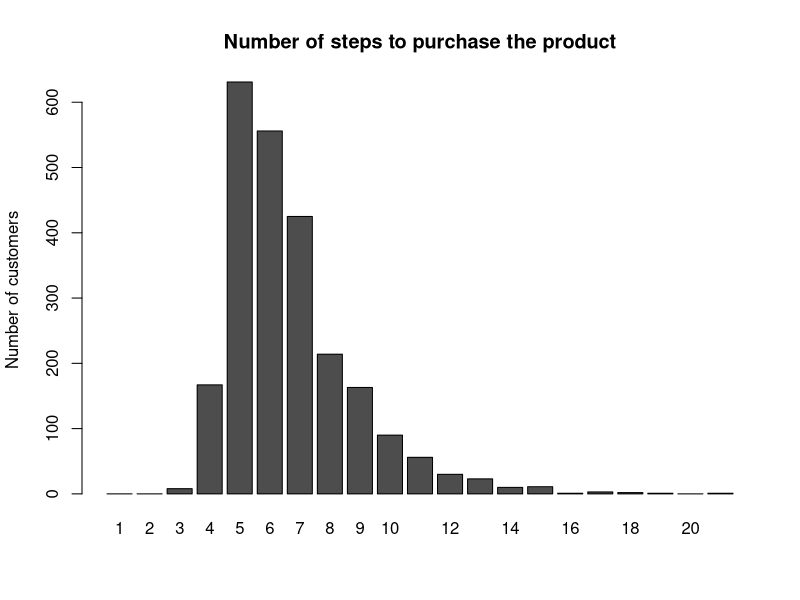
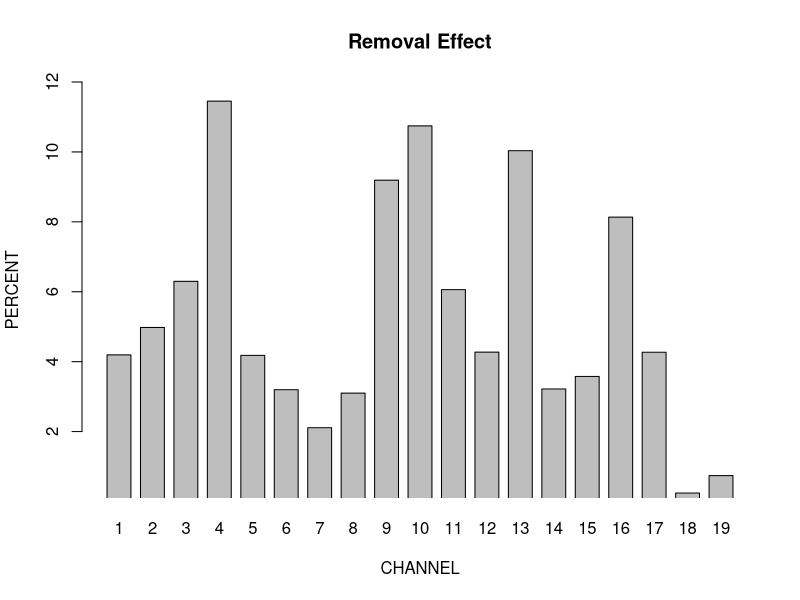
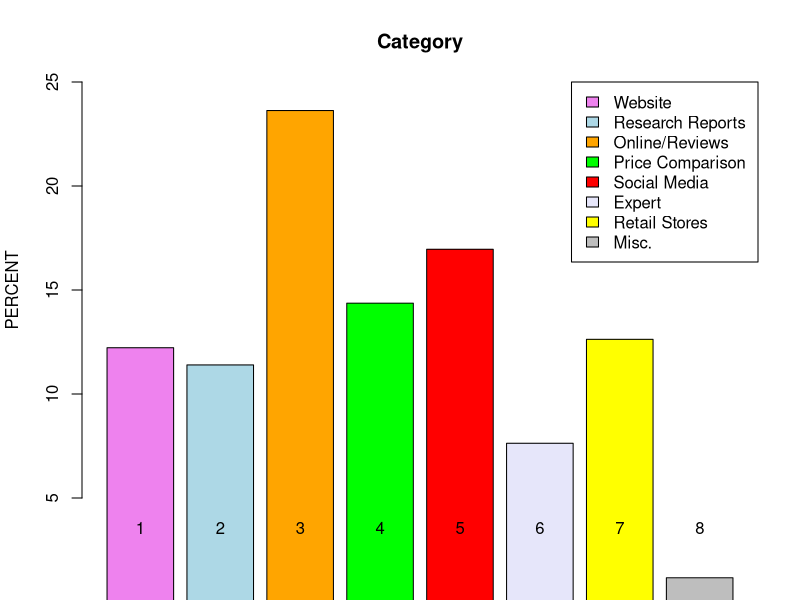
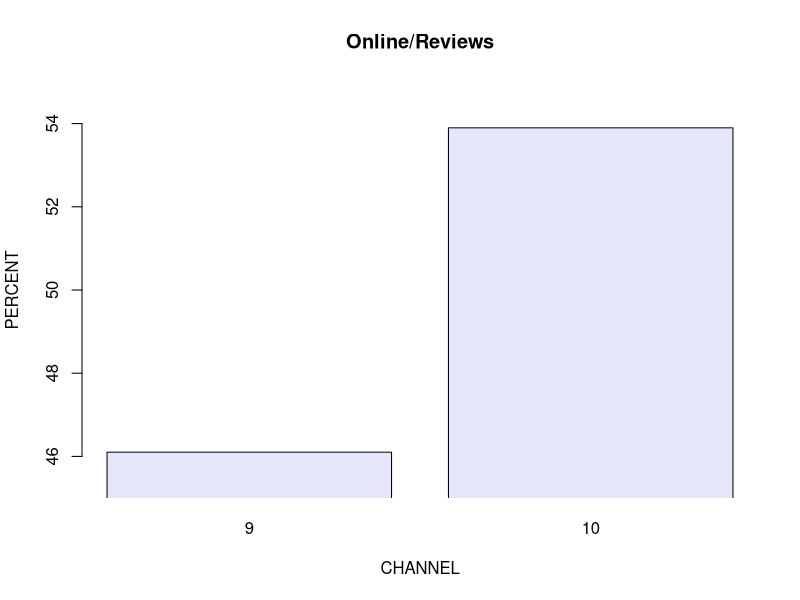
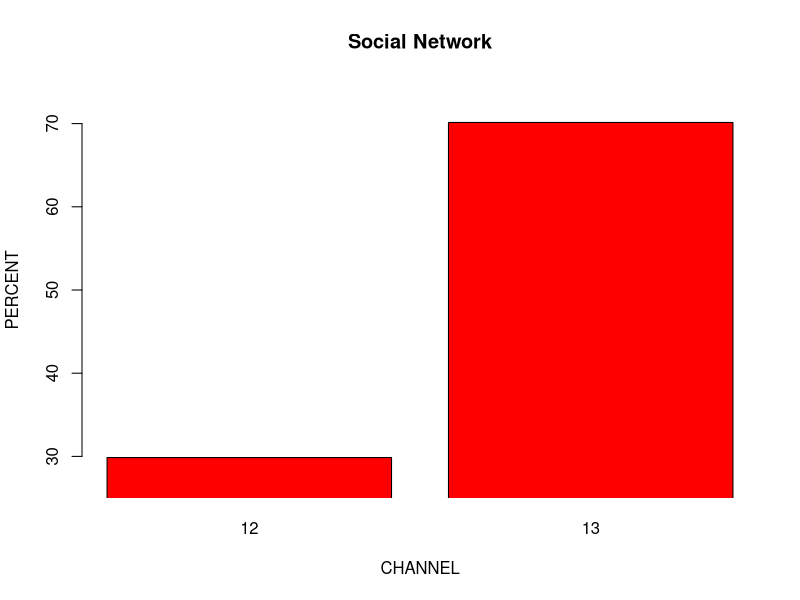
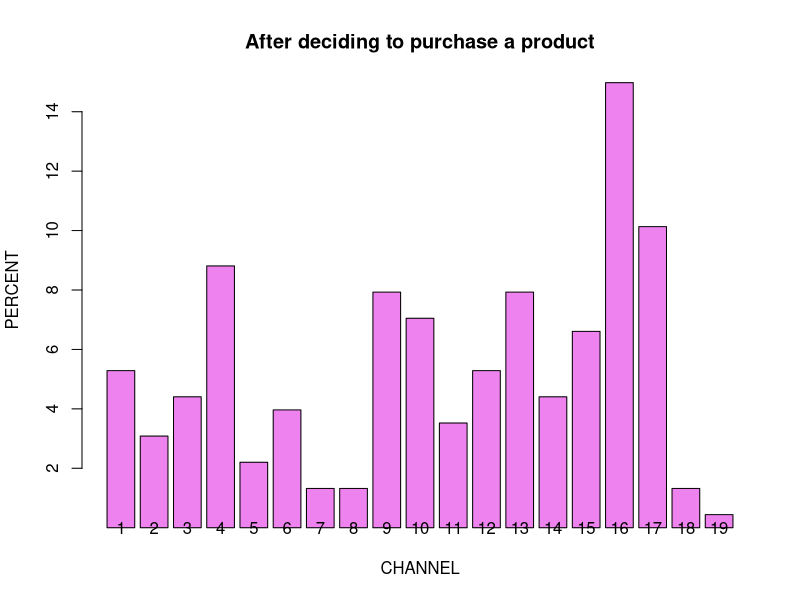
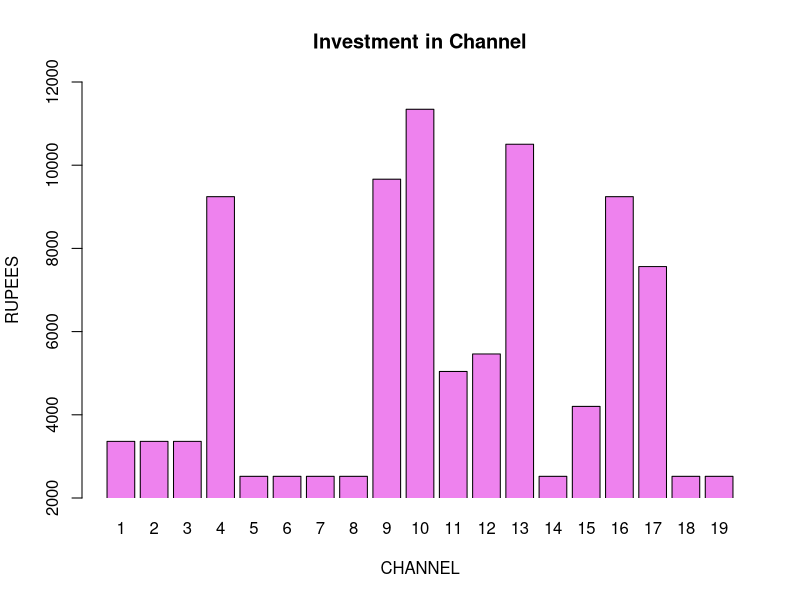

Here is the R script that generated these plots, in order:
## ---- chunk 1
CA<-read.csv("Channel_Attribution_MarkovChain.csv") 
head(CA)  # -  - Showing the first 6 entries of the dataset
## ---- chunk 2
column=c(1:21) # -  -  X0 to X20 
step_matrix=matrix(data  =  0, nrow  =  22, ncol  =  22)
# -  - counting transition from one node to any othernode
for (i in 1:nrow(CA)){
  for (j in column){if(CA[column][i,j]==21){break()}else{
      step_matrix [CA[column][i,j]+1 , CA[column][i,j+1]+1]  =  step_matrix[CA[column][i,j]+1 , CA[column][i,j+1]+1] + 1 }}
  }
step_matrix
## ---- chunk 3
Total_step=matrix(data=0,ncol=21)
for (i in 1:nrow(CA)){
  for (j in 1:21){
    if(CA[column][i,j]==21){Total_step[j]=Total_step[j]+1
    break()}
  }
}

barplot(Total_step,names.arg = c(1:21),ylab = "Number of customers",main="Number of steps to purchase the product")
## ---- chunk 4
# -  - stepmatrix divide by total number of steps taken from that paticular node

Transtion_matrix=matrix(data  =  0, nrow  =  22, ncol  =  22)
for (i in 1:22){
  for (j in 1:22){
    Transtion_matrix[i,j]  =  step_matrix[i,j] / sum(step_matrix[i,])
    if(is.nan(Transtion_matrix[i,j])){Transtion_matrix[i,j]=0}}
}
Transtion_matrix[22,22]=1  # - # -  Property of Transition Matrix {Sum of row should be  =  1}
Transtion_matrix
## ---- chunk 5
# - Multipling transition matrix with itself for 21 number of times
Transtion_matrix_N  =  matrix(data  =  0, nrow  =  22, ncol  =  22)
Transtion_matrix_N=Transtion_matrix 
for (i in 1:21){Transtion_matrix_N=Transtion_matrix_N %*% Transtion_matrix}
Transtion_matrix_N
## ---- chunk 6
# - After removing 1 node checking transtion matrix
Removal=matrix(data  =  0, nrow  =  21)
for (i in 2:22){
  Transtion_matrix_2=Transtion_matrix[-i,-i]
  Temp=matrix(data  =  0, nrow  =  21, ncol  =  21)
  Temp=Transtion_matrix_2 %*% Transtion_matrix_2
  for (l in 1:100){Temp=Temp %*% Transtion_matrix_2}
  Removal[i-1]<-Temp[1,21]/Transtion_matrix_N[1,22]
}
Removal
## ---- chunk 7
Removal=1-Removal
Removal_2=Removal[-21] # - it is not a channel
Removal_2=Removal_2[-20] # - it is not a channel
s=sum(Removal_2)
for (i in 1:19){
  Removal_2[i]=Removal_2[i]/s
}
barplot(Removal_2*100,names.arg  =  c(1:19),ylim  =  c(0.1,12),main="Removal Effect",ylab="PERCENT",xlab="CHANNEL",border = "black",space = 0.4,xpd=FALSE)
## ---- chunk 8
# - dividing channel according to categories
Removal_3=c()
Removal_3[1]=(Removal_2[1]+Removal_2[2]+Removal_2[3])/3
Removal_3[2]=(Removal_2[4]+Removal_2[5]+Removal_2[6]+Removal_2[7]+Removal_2[8])/5
Removal_3[3]=(Removal_2[9]+Removal_2[10])/2
Removal_3[4]=Removal_2[11]
Removal_3[5]=(Removal_2[12]+Removal_2[13])/2
Removal_3[6]=Removal_2[14]
Removal_3[7]=(Removal_2[15]+Removal_2[16]+Removal_2[17])/3
Removal_3[8]=(Removal_2[18]+Removal_2[19])/2
sRemoval_3=sum(Removal_3)
Removal_3=Removal_3/sRemoval_3
# - rem_3
numb=c(1:8)
name=c("Website","Research Reports","Online/Reviews","Price Comparison ","Social Media","Expert","Retail Stores","Misc.")
barplot(Removal_3*100,names.arg  =  numb,ylim  =  c(5,25),main="Category",ylab="PERCENT",legend.text  =  name,col  =  c("violet", "lightblue", "Orange","green", "red","lavender","yellow","grey"),args.legend  =  list(x  =  "topright"))
## ---- chunk 9
online=c()
online[1]=Removal_2[9]
online[2]=Removal_2[10]
sonline=sum(online)
online=online/sonline
barplot(online*100,ylim=c(45,55),names.arg  = c(9,10),main="Online/Reviews",col="lavender",ylab="PERCENT",xlab="CHANNEL",xpd=FALSE)
## ---- chunk 10
friend=c()
friend[1]=Removal_2[12]
friend[2]=Removal_2[13]
sfriend=sum(friend)
friend=friend/sfriend
barplot(friend*100,ylim=c(25,75),names.arg  =  c(12,13),main="Social Network",col="red",ylab="PERCENT",xlab="CHANNEL",xpd=FALSE)
## ---- chunk 11

step_matrix_after_20=matrix(data  =  0, nrow  =  1, ncol  =  22)

for (i in 1:nrow(CA)){
  for (j in column){
    if(CA[column][i,j]==21){
      break()
      }else if(CA[column][i,j]==20){
      step_matrix_after_20 [1 , CA[column][i,j+1]+1]  =  step_matrix_after_20[1 , CA[column][i,j+1]+1] + 1 }
    }
}
step_matrix_after_20=step_matrix_after_20[-1]
step_matrix_after_20=step_matrix_after_20[-20]
step_matrix_after_20=step_matrix_after_20[-20]
Transition_after_20 = step_matrix_after_20/sum(step_matrix_after_20)

barplot(Transition_after_20*100,ylim=c(1,15),names.arg  =  c(1:19),main="After deciding to purchase a product",col="violet",ylab="PERCENT",xlab="CHANNEL")


## ---- chunk 12
money=c()
money[5]=money[6]=money[7]=money[8]=money[14]=money[18]=money[19]=3
money[1]=money[2]=money[3]=4
money[15]=5
money[11]=6
money[12]=6.5
money[17]=9
money[16]=11
money[4]=11
money[9]=11.5
money[13]=12.5
money[10]=13.5
money=money/sum(money)
money
investment=100000
barplot(money*investment,ylim=c(2000,12000),names.arg  =  c(1:19),main="Investment in Channel",col="violet",ylab="RUPEES",xlab="CHANNEL",xpd=FALSE)
as.matrix(money*investment)
